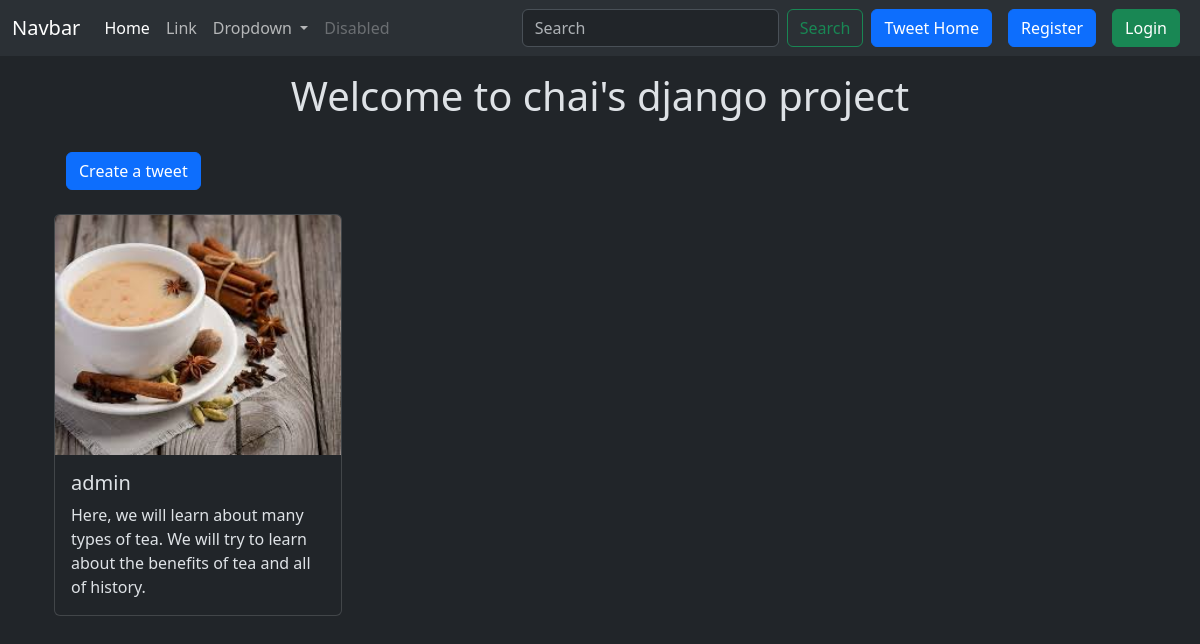
The app's page /tweet/, older data.
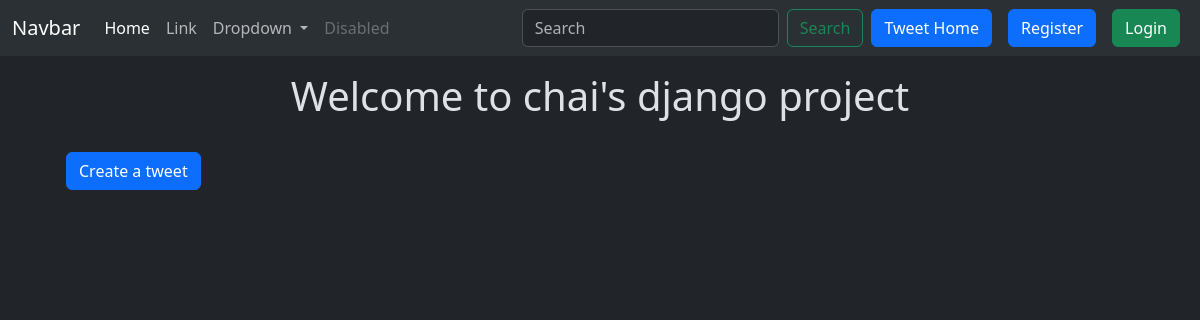
The same page, newer data.
### tweet/models.py (models this page shows, shortened)
class Tweet(models.Model):
    user = models.ForeignKey(User, on_delete=models.CASCADE)
    text = models.TextField(max_length=240)
    photo = models.ImageField(upload_to = 'photos/', blank=True, null=True)
    created_at = models.DateTimeField(auto_now_add = True)
    updated_at = models.DateTimeField(auto_now=True)

### tweet/views.py (the view)
# urls.py: path('', views.tweet_list, name="tweet_list"),
def tweet_list(request):
    tweets = Tweet.objects.all().order_by('-created_at')
    return render(request, 'tweet/tweet_list.html', {'tweets': tweets})

### tweet/templates/tweet/tweet_list.html (shortened to what this page needs)
{% extends "layout.html" %}
{% block content %}
    <h1 class="text-center mt-3">Welcome to chai's django project</h1>
    <a class="btn btn-primary m-4" href="{% url 'tweet_create' %}">Create a tweet</a>
    <div class="container row gap-3">
        {% for tweet in tweets %}
            <div>
                <div class="card" style="width: 18rem;">
                    <img src="{{tweet.photo.url}}" class="card-img-top" alt="...">
                    <div class="card-body">
                      <h5 class="card-title">{{tweet.user.username}}</h5>
                      <p class="card-text">{{tweet.text}}</p>
                    </div>
                </div>
            </div>
        {% endfor %}
    </div>
{% endblock %}

Row changes from the older to the newer data that the page shows:
removed Tweet: photo (picture), user.username "admin", text "Here, we will learn about many types of tea. We will try to learn about the benefits of tea and all of history."
